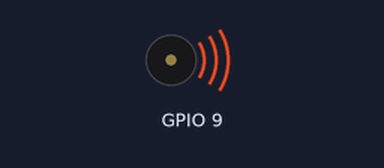
A sketch run on a simulated ESP8266 (NodeMCU). Parts: buzzer (waves = sounding).

Above: at 0.2 s.
At 8.15 s:
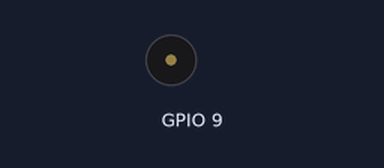
Timing chart, 0 to 11.1 s (numbered marks = the images above):
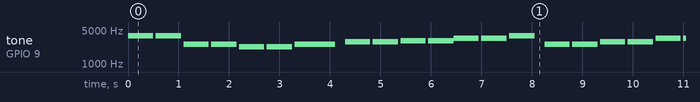

The sketch:

_2323.ino
```cpp
int tempo=500,beat=50;;

void setup() {
pinMode(9,OUTPUT);
}
void D(){tone(9,3830);}
void R(){tone(9,3400);}
void M(){tone(9,3038);}
void Fa(){tone(9,2864);  }
void S(){tone(9,2550);}
void L(){tone(9,2272);}
void SI(){tone(9,2028);}
void D2(){tone(9,1912);}
void cl(){noTone(9);}
void loop() {
D();delay(tempo);cl();delay(beat);D();delay(tempo);
cl();delay(beat);S();
delay(tempo);cl();delay(beat);S();
delay(tempo);cl();delay(beat);
L();
delay(tempo);
cl();delay(beat);
L();
delay(tempo);
cl();delay(beat);
S();
delay(800);
cl();delay(200);

Fa();
delay(tempo);
cl();delay(beat);
Fa();
delay(tempo);
cl();delay(beat);
M();
delay(tempo);
cl();delay(beat);
M();
delay(tempo);
R();
delay(tempo);
cl();delay(beat);
R();
delay(tempo);
cl();delay(beat);
D();
delay(tempo);
cl();delay(200);

S();
delay(tempo);
cl();delay(beat);
S();
delay(tempo);
cl();delay(beat);
Fa();
delay(tempo);
cl();delay(beat);
Fa();delay(tempo);
cl();delay(beat);
R();
delay(tempo);
cl();delay(beat);
R();
delay(500);
cl();delay(beat);
M();
delay(800);
cl();delay(300);

S();
delay(500);
cl();delay(beat);
S();
delay(500);
cl();delay(beat);
Fa();
delay(500);
cl();delay(beat);
Fa();
delay(500);
R();
delay(500);
cl();delay(beat);
R();
delay(500);
cl();delay(beat);
M();
delay(800);
cl();delay(300);

D();delay(tempo);cl();delay(beat);D();delay(tempo);
cl();delay(beat);S();
delay(tempo);cl();delay(beat);S();
delay(tempo);cl();delay(beat);
L();
delay(tempo);
cl();delay(beat);
L();
delay(tempo);
cl();delay(beat);
S();
delay(800);
cl();delay(200);

Fa();
delay(tempo);
cl();delay(beat);
Fa();
delay(tempo);
cl();delay(beat);
M();
delay(tempo);
cl();delay(beat);
M();
delay(tempo);
R();
delay(tempo);
cl();delay(beat);
R();
delay(tempo);
cl();delay(beat);
D();
delay(tempo);
cl();delay(200);
}
```

Measured:
- by itself, tone on GPIO 9: plays 3830 Hz for 0.50 s, 3830 Hz for 0.50 s, 2550 Hz for 0.50 s, 2550 Hz for 0.50 s, 2272 Hz for 0.50 s, 2272 Hz for 0.50 s … (217 notes in this stretch)
